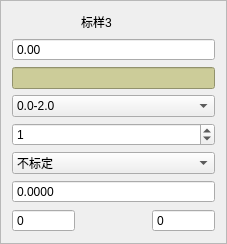
          <widget class="QFrame" name="frame_4">
           <property name="sizePolicy">
            <sizepolicy hsizetype="Minimum" vsizetype="Minimum">
             <horstretch>0</horstretch>
             <verstretch>0</verstretch>
            </sizepolicy>
           </property>
           <property name="minimumSize">
            <size>
             <width>213</width>
             <height>224</height>
            </size>
           </property>
           <property name="frameShape">
            <enum>QFrame::StyledPanel</enum>
           </property>
           <property name="frameShadow">
            <enum>QFrame::Plain</enum>
           </property>
           <layout class="QGridLayout" name="gridLayout_6">
            <item row="5" column="0" colspan="3">
             <widget class="QComboBox" name="cbSelect3">
              <item>
               <property name="text">
                <string>不标定</string>
               </property>
              </item>
              <item>
               <property name="text">
                <string>待标定</string>
               </property>
              </item>
              <item>
               <property name="text">
                <string>已标定</string>
               </property>
              </item>
             </widget>
            </item>
            <item row="6" column="0" colspan="3">
             <widget class="QDoubleSpinBox" name="backCal3">
              <property name="buttonSymbols">
               <enum>QAbstractSpinBox::NoButtons</enum>
              </property>
              <property name="decimals">
               <number>4</number>
              </property>
              <property name="maximum">
               <double>9999.000000000000000</double>
              </property>
             </widget>
            </item>
            <item row="4" column="0" colspan="3">
             <widget class="QSpinBox" name="num3">
              <property name="minimum">
               <number>0</number>
              </property>
              <property name="maximum">
               <number>5</number>
              </property>
              <property name="value">
               <number>1</number>
              </property>
             </widget>
            </item>
            <item row="0" column="0">
             <spacer name="horizontalSpacer_7">
              <property name="orientation">
               <enum>Qt::Horizontal</enum>
              </property>
              <property name="sizeHint" stdset="0">
               <size>
                <width>63</width>
                <height>20</height>
               </size>
              </property>
             </spacer>
            </item>
            <item row="0" column="1">
             <widget class="QLabel" name="lbCali3">
              <property name="sizePolicy">
               <sizepolicy hsizetype="Fixed" vsizetype="Preferred">
                <horstretch>0</horstretch>
                <verstretch>0</verstretch>
               </sizepolicy>
              </property>
              <property name="minimumSize">
               <size>
                <width>65</width>
                <height>0</height>
               </size>
              </property>
              <property name="text">
               <string>标样3</string>
              </property>
             </widget>
            </item>
            <item row="0" column="2">
             <spacer name="horizontalSpacer_8">
              <property name="orientation">
               <enum>Qt::Horizontal</enum>
              </property>
              <property name="sizeHint" stdset="0">
               <size>
                <width>63</width>
                <height>20</height>
               </size>
              </property>
             </spacer>
            </item>
            <item row="1" column="0" colspan="3">
             <widget class="QDoubleSpinBox" name="dsbConc3">
              <property name="buttonSymbols">
               <enum>QAbstractSpinBox::NoButtons</enum>
              </property>
              <property name="maximum">
               <double>9999.000000000000000</double>
              </property>
             </widget>
            </item>
            <item row="2" column="0" colspan="3">
             <widget class="QLineEdit" name="leAbs3">
              <property name="enabled">
               <bool>true</bool>
              </property>
              <property name="sizePolicy">
               <sizepolicy hsizetype="Preferred" vsizetype="Preferred">
                <horstretch>0</horstretch>
                <verstretch>0</verstretch>
               </sizepolicy>
              </property>
              <property name="minimumSize">
               <size>
                <width>103</width>
                <height>0</height>
               </size>
              </property>
              <property name="styleSheet">
               <string notr="true">QLineEdit {
	background-color: rgb(204, 204, 153);
	min-Width: 99px;
}</string>
              </property>
              <property name="readOnly">
               <bool>true</bool>
              </property>
             </widget>
            </item>
            <item row="3" column="0" colspan="3">
             <widget class="QComboBox" name="cbRange3">
              <item>
               <property name="text">
                <string>0.0-2.0</string>
               </property>
              </item>
              <item>
               <property name="text">
                <string/>
               </property>
              </item>
              <item>
               <property name="text">
                <string>0.0-10.0</string>
               </property>
              </item>
              <item>
               <property name="text">
                <string>自定义量程</string>
               </property>
              </item>
             </widget>
            </item>
            <item row="7" column="2">
             <widget class="QSpinBox" name="sbWater3">
              <property name="buttonSymbols">
               <enum>QAbstractSpinBox::NoButtons</enum>
              </property>
              <property name="maximum">
               <number>20</number>
              </property>
             </widget>
            </item>
            <item row="7" column="0">
             <widget class="QSpinBox" name="sbSample3">
              <property name="buttonSymbols">
               <enum>QAbstractSpinBox::NoButtons</enum>
              </property>
              <property name="maximum">
               <number>20</number>
              </property>
             </widget>
            </item>
           </layout>
          </widget>
